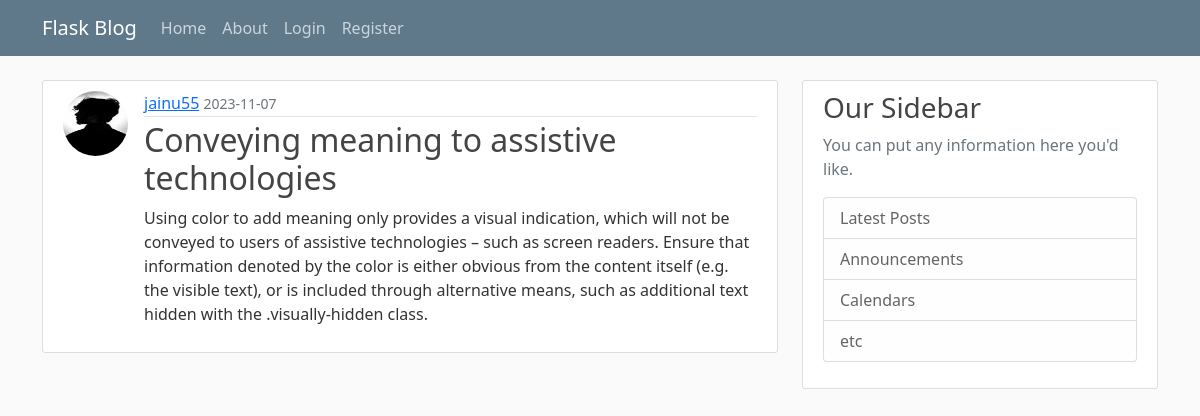
The page /post/12 on the database its author committed.
### flaskblog/models.py (models this page shows, shortened)
class User(db.Model, UserMixin):
    id=db.Column(db.Integer, primary_key=True)
    username=db.Column(db.String(20), unique=True, nullable=False)
    email=db.Column(db.String(120), unique=True, nullable=False)
    image_file = db.Column(db.String(20), nullable=True, default='default.jpg')
    password = db.Column(db.String(60), nullable=False)
    posts = db.relationship('Post', backref='author', lazy=True)

class Post(db.Model):
    id =db.Column(db.Integer, primary_key=True)
    title = db.Column(db.String(100),nullable=False)
    date_posted = db.Column(db.DateTime, nullable=True, default=datetime.utcnow)
    content = db.Column(db.Text, nullable=False)
    user_id = db.Column(db.Integer, db.ForeignKey('user.id'), nullable=False)

### flaskblog/routes.py (the view)
@app.route("/post/<int:post_id>")
def post(post_id):
    post = Post.query.get_or_404(post_id)
    return render_template('post.html', title=post.title, post=post)

### flaskblog/templates/post.html (shortened to what this page needs)
{% extends "layout.html" %}
{% block content %}
<article class="media content-section d-flex">
 <div>
    <img class='rounded-circle article-img' src="{{ url_for('static', filename='profile_pics/'+ post.author.image_file)}}"/>
</div>
  <div class="media-body">
    <div class="article-metadata">
      <a class="mr-2" href="{{ url_for('user_posts', username=post.author.username) }}">{{ post.author.username }}</a>
      <small class="text-muted">{{ post.date_posted.strftime('%Y-%m-%d') }}</small>
    </div>
    <h2 class="article-title">{{ post.title }}</h2>
    <p class="article-content">{{ post.content }}</p>
  </div>
</article>
{% endblock content %}

### flaskblog/static/main.css (style rules this page uses)
body { background: #fafafa; color: #333333; margin-top: 5rem; }
h1, h2, h3, h4, h5, h6 { color: #444444; }
.content-section { background: #ffffff; padding: 10px 20px; border: 1px solid #dddddd; border-radius: 3px; margin-bottom: 20px; }
.article-title { color: #444444; }
.article-content { white-space: pre-line; }
.article-img { height: 65px; width: 65px; margin-right: 16px; }
.article-metadata { padding-bottom: 1px; margin-bottom: 4px; border-bottom: 1px solid #e3e3e3 }

### rows shown on the page
User: image_file (picture), author.username "jainu55"
Post: date_posted "2023-11-07", title "Conveying meaning to assistive technologies", content "Using color to add meaning only provides a visual indication, which will not be conveyed to users of assistive technologies – such as screen readers. Ensure that information denoted by the color is either obvious from the content itself (e.g. the visible text), or is included through alternative means, such as additional text hidden with the .visually-hidden class."
